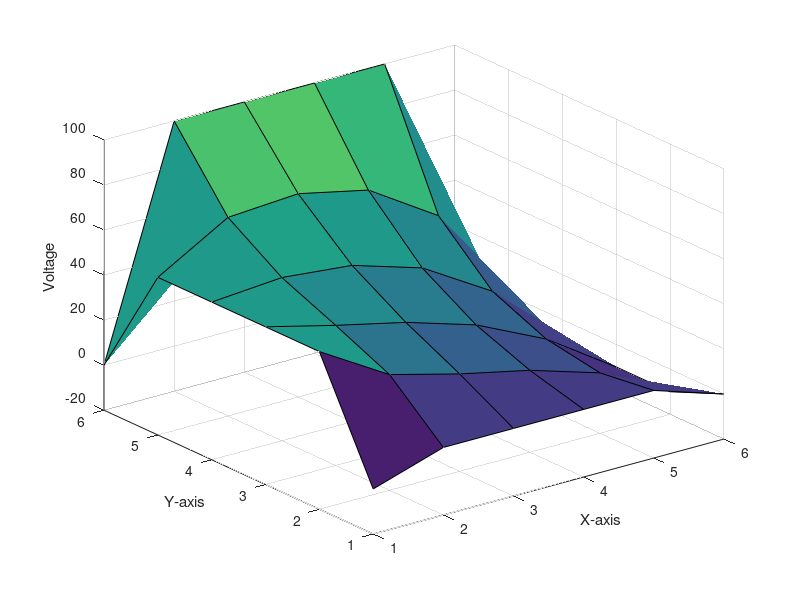

Write MATLAB code to recreate this figure.
clear all
% Written 10.27.17 - 10.29.17  *Working version*
% Finite Difference Method Boundary Problem

% grid resolution parameters
M=4; % 1 unit in the X direction or   h=.125 steps
N=4; %  2 units in the Y direction or 8  h=.125 steps
tol = .0001; % Tolerance
err =1; % Error
k=0;  % set k to 0

% Define region
c(1:M)=10; % Top boundary
e(1:M)=100;  % Bottom boundary
d(1:N)=-10;  % Right boundary
b(1:N)=50;   % left boundary
a = zeros(N,M); % Unknown region

% Partitioned matrix  containing the boundaries
% Notice that the corners of the matrix are zero
u = [0,c,0;  
       b',a,d';
       0,e,0];  

% increment matrix set to matrix just defined
updu=u;

 % iterate jacobi until convergence
 while   err > tol
    	% update iteration counter
     	k=k+1;
    	 
   % Loop through the matrix starting at the left most corner rastering through
   for  j=2:N+1  % inner most y part of the corner wasn't hitting the wall so added plus 1
     	for  i=2:M+1 % inner most x part of the corner iterate out
      	% Five-point stencil "feeds" nearest neighbor average into center of the increment matrix
      	updu(j,i)=0.25*(u(j+1,i)+u(j,i+1)+u(j-1,i)+u(j,i-1));
   	 
    	end
   end



  % Display the surface at the end of the iteration sequence
  surf (updu);
  zlabel ('Voltage');
  xlabel ('X-axis');
  ylabel ('Y-axis');
  disp (updu);


 
  % Calculate error
  err = sqrt (sum(sum((updu-u).^2)));
  disp ('error='); disp (err);
 
  % reset u
  u = updu;
 disp (k);
 disp (u(5,5));  % Voltage evaluated at the point v(.5,.5)
 end
